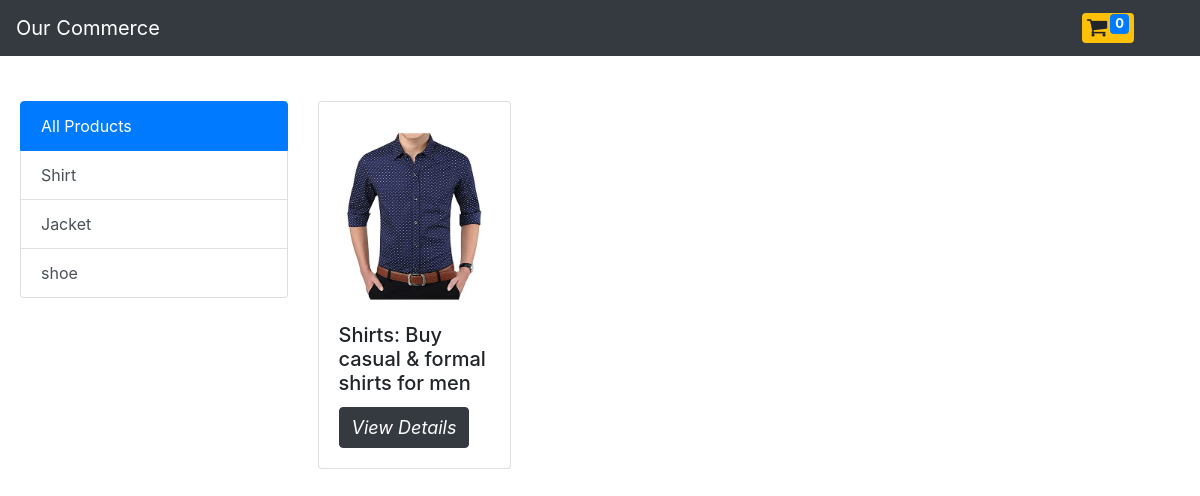
The page / on the database its author committed.
### home/models.py (models this page shows, shortened)
class Product_Category(models.Model):
    class Meta:
        verbose_name_plural = 'Product Category'
    Category_Name = models.CharField(max_length=255)

class Product_Table(models.Model):
    class Meta:
        verbose_name_plural = 'Product Table'
    Product_Name = models.CharField(max_length=256, blank=True, null=True)
    Product_Category = models.ForeignKey(Product_Category, default=None, blank=True, null=True, on_delete=models.CASCADE)
    Product_Picture_upload_1 = models.ImageField(upload_to='img/product/', blank=True, null=True, help_text = "Insert 500X500 pixel image")
    Description = models.TextField(blank=True, null=True)
    status = (
        ('Available', 'Available'),
        ('Not Available', 'Not Available'),
    )
    availability = models.CharField(max_length=256, choices=status, default='Available', blank=True, null=True)

### home/views.py (the view)
# urls.py: path('', views.index, name="index"), # home page
def index(request):
    all_products = Product_Table.objects.filter(availability='Available')
    all_categories = Product_Category.objects.all()
    home = True
    context = {'all_products':all_products, 'all_categories':all_categories, 'home':home}
    return render(request, 'index.html', context)

### home/templates/index.html (shortened to what this page needs)
{% extends 'base.html' %}
{% block body %}
<div class="row" style="margin-top:25px; padding:20px;">
    <div class="col-md-3 col-lg-3">
        <div class="list-group">
          <a href="{% url 'index' %}" type="button" class="list-group-item list-group-item-action {% if home %}active{% endif %}" aria-current="true">
            All Products
          </a>
            {% for cat in all_categories %}
          <a href="{% url 'category_products' cat.id %}" type="button" class="list-group-item list-group-item-action {% if get_cat.id == cat.id %}active{% endif %}" style="">{{ cat.Category_Name }}</a>
            {% endfor %}
        </div>
    </div>
    <div class="col-md-9 col-lg-9">
        <div class="row">
            {% if all_products %}
            {% for product in all_products %}
            <div class="col-md-3 col-lg-3">
                <div class="card" style="width: 100%;">
                  <img src="{{ product.Product_Picture_upload_1.url }}" class="card-img-top" style="padding-top:28px;padding-left:28px;padding-right:28px;" alt="...">
                  <div class="card-body">
                    <h5 class="card-title">{{ product.Product_Name }}</h5>
                    <a href="{% url 'product_details' product.id %}" class="btn btn-dark text-center">
                        <i style="font-size:18px">View Details</i>
                    </a>
                  </div>
                </div>
            </div>
            {% endfor %}
            {% else %}
            <h3 class="text-center">No Product Available</h3>
            {% endif %}
        </div>
    </div>
</div>
{% endblock %}

### rows shown on the page
Product_Category: Category_Name "Shirt"
Product_Category: Category_Name "Jacket"
Product_Category: Category_Name "shoe"
Product_Table: Product_Picture_upload_1 (picture), Product_Name "Shirts: Buy casual & formal shirts for men"
